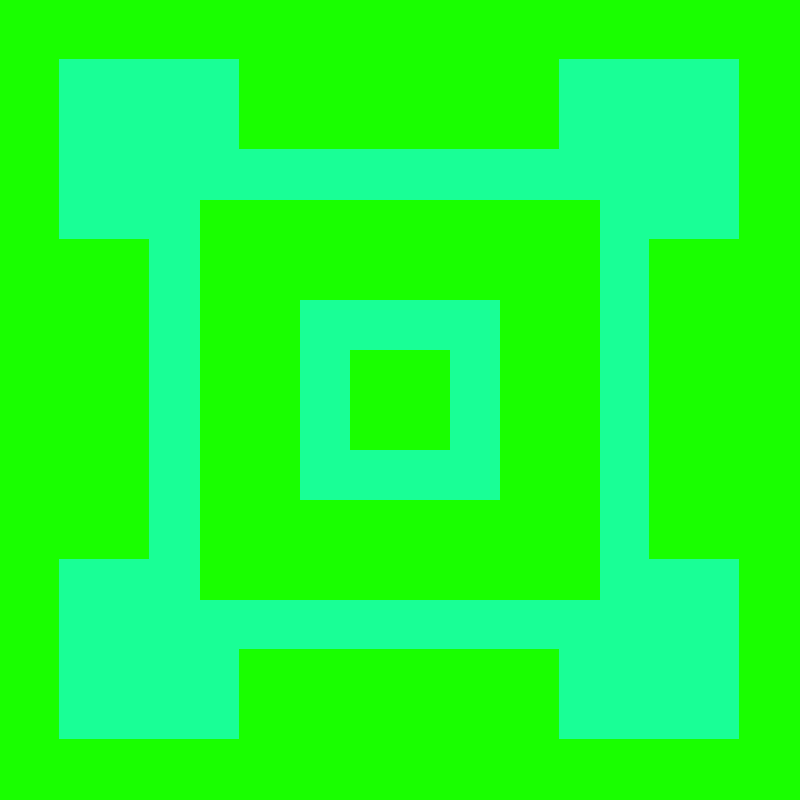
Frame 1 (no input)
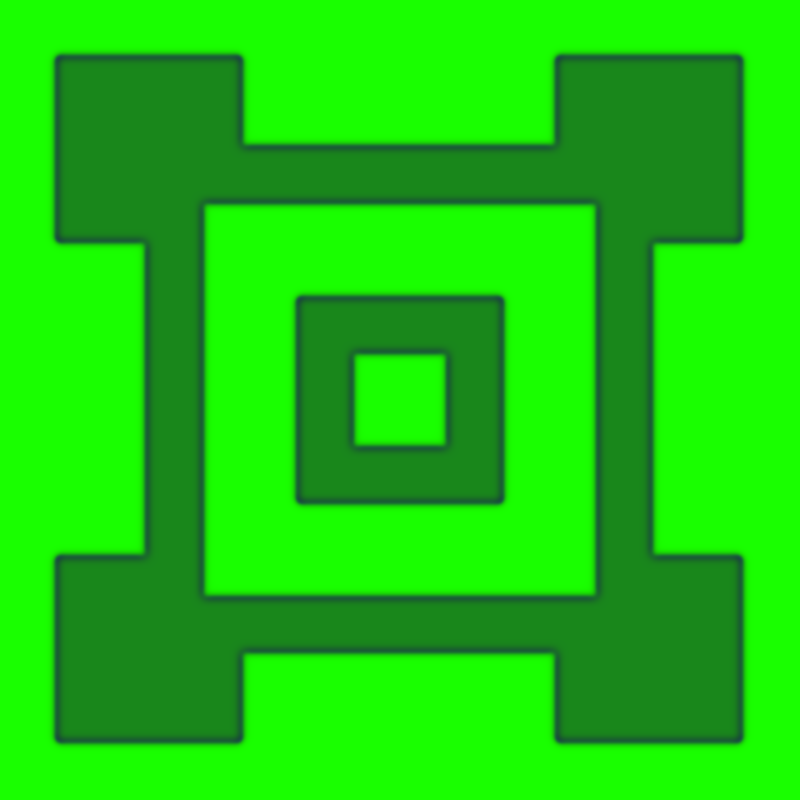
Frame 60 (no input)
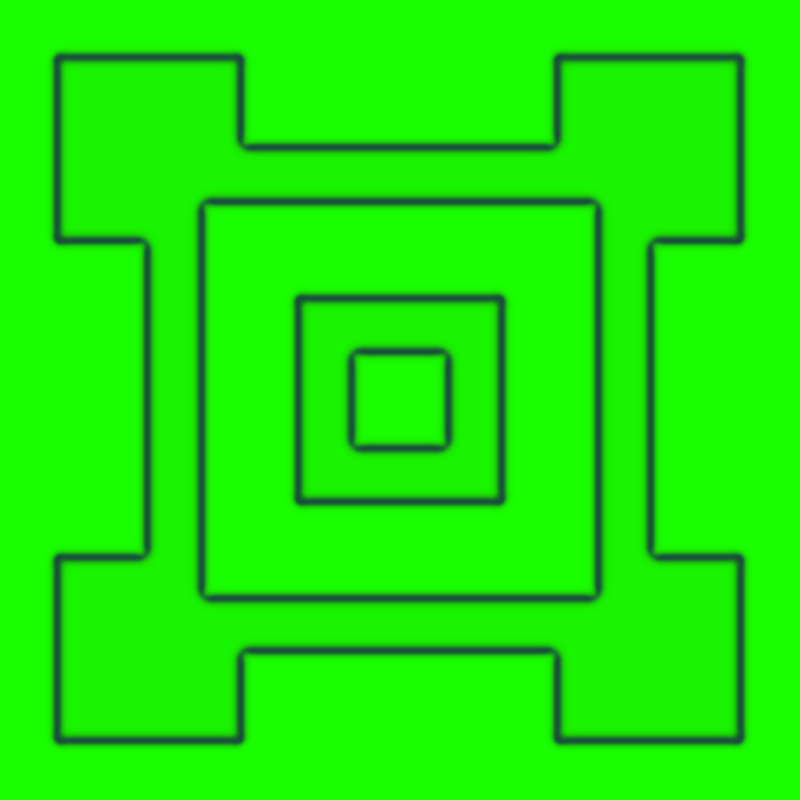
Frame 120 (the mouse pressed at the canvas centre since frame 60)

The p5.js sketch that drew these frames (run headless with seeded random() and noise() and a simulated clock; from frame 60 on, the mouse is pressed at the canvas centre):

// p5.js sketch
// ── sketch.js
let grid;
let next;

let dA = 1;
let dB = .5;
let feed = .055;
let k = 0.062;

function setup() {
  createCanvas(800, 800);
  pixelDensity(1);
  grid = [];
  next = [];
  for (let x = 0; x < width; x++) {
    grid[x] = [];
    next[x] = [];
    for (let y = 0; y < height; y++) {
      grid[x][y] = { a: 1, b: 0 }
      next[x][y] = { a: 1, b: 0 }
    }
  }

  for (let i = 59; i < 239; i++){
    for (let j = 59; j < 239; j++){
      grid[i][j].b = 1;
    }  
  }

  for (let i = 559; i < 739; i++){
    for (let j = 559; j < 739; j++){
      grid[i][j].b = 1;
    }  
  }

  for (let i = 559; i < 739; i++){
    for (let j = 59; j < 239; j++){
      grid[i][j].b = 1;
    }  
  }

  for (let i = 59; i < 239; i++){
    for (let j = 559; j < 739; j++){
      grid[i][j].b = 1;
    }  
  }

  for (let i = 149; i < 649; i++){
    for (let j = 149; j < 649; j++){
      grid[i][j].b = 1;
    }  
  }

  for (let i = 200; i < 600; i++){
    for (let j = 200; j < 600; j++){
      grid[i][j].b = 0;
    }  
  }

  for (let i = 300; i < 500; i++){
    for (let j = 300; j < 500; j++){
      grid[i][j].b = 1;
    }  
  }

  for (let i = 350; i < 450; i++){
    for (let j = 350; j < 450; j++){
      grid[i][j].b = 0;
    }  
  }

  grid[100][100].b = 1;
}

function draw() {
  background(0);

  for (let x = 1; x < width-1; x++) {
    for (let y = 1; y < height-1; y++) {
      let a = grid[x][y].a
      let b = grid[x][y].b
      next[x][y].a = a + (dA * laplaceA(x,y)) - (a * b * b) + (feed * (1-a));
      next[x][y].b = b + (dB * laplaceB(x,y)) + (a * b * b) - ((k + feed) * b);
    }
  }
  loadPixels();
  for (let x = 0; x < width; x++) {
    for (let y = 0; y < height; y++) {
      let pix = (x + y * width) * 4;
      pixels[pix + 0] = 25;
      pixels[pix + 1] = grid[x][y].a*255;
      pixels[pix + 2] = grid[x][y].b*150;
      pixels[pix + 3] = 255;
    }
  }
  updatePixels();

  swap();
}

function swap() {
  var temp = grid;
  grid = next;
  next = temp;
}

function laplaceA(x,y){
  let sumA = 0;
  sumA += grid[x][y].a * -1;
  sumA += grid[x-1][y].a * 0.2;
  sumA += grid[x+1][y].a * 0.2;
  sumA += grid[x][y-1].a * 0.2;
  sumA += grid[x][y+1].a * 0.2;
  sumA += grid[x-1][y-1].a * 0.05;
  sumA += grid[x+1][y-1].a * 0.05;
  sumA += grid[x+1][y+1].a * 0.05;
  sumA += grid[x-1][y+1].a * 0.05;

  return sumA;
}

function laplaceB(x,y){
  let sumB = 0;
  sumB += grid[x][y].b * -1;
  sumB += grid[x-1][y].b * 0.2;
  sumB += grid[x+1][y].b * 0.2;
  sumB += grid[x][y-1].b * 0.2;
  sumB += grid[x][y+1].b * 0.2;
  sumB += grid[x-1][y-1].b * 0.05;
  sumB += grid[x+1][y-1].b * 0.05;
  sumB += grid[x+1][y+1].b * 0.05;
  sumB += grid[x-1][y+1].b * 0.05;

  return sumB;
}
